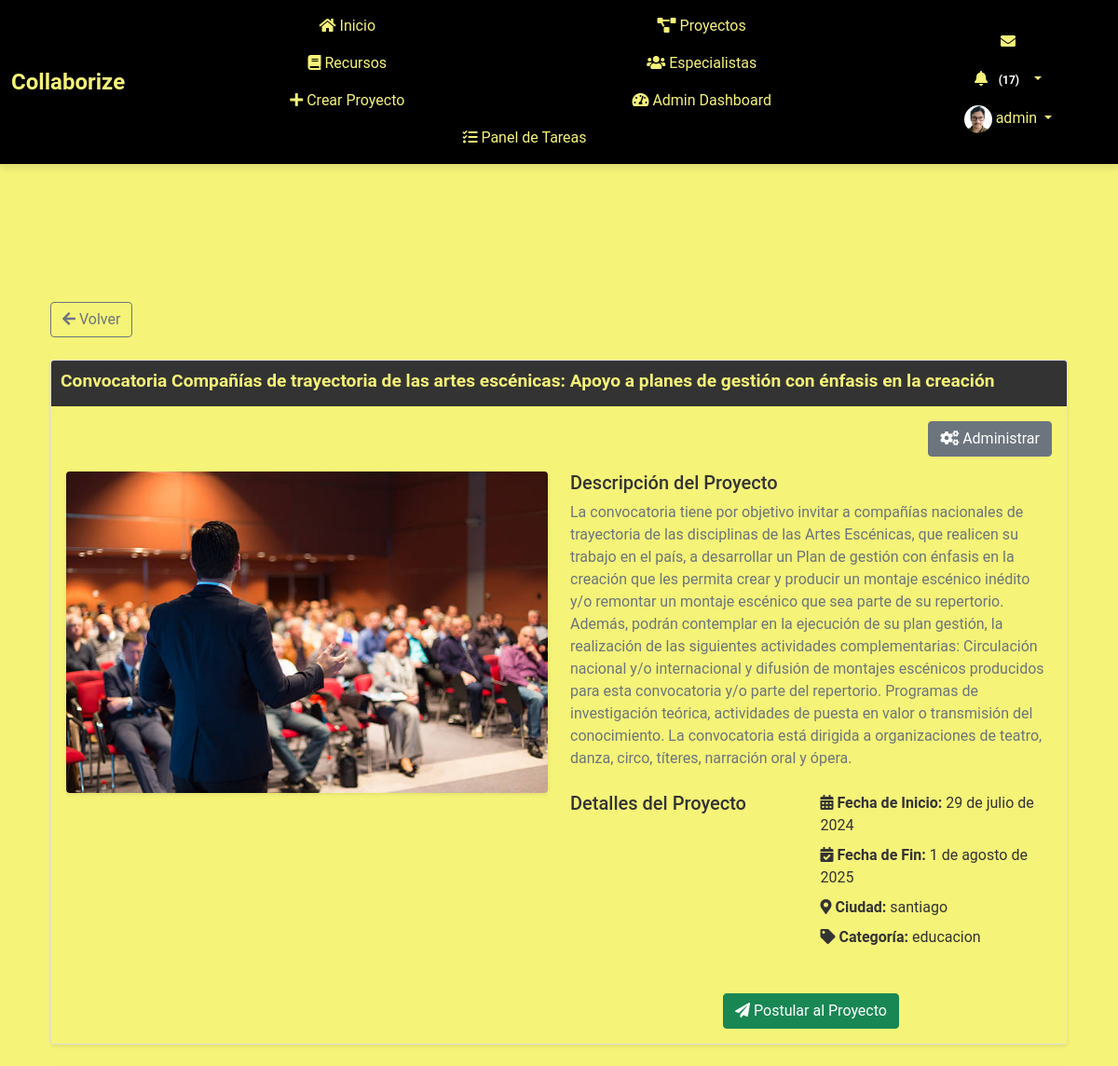
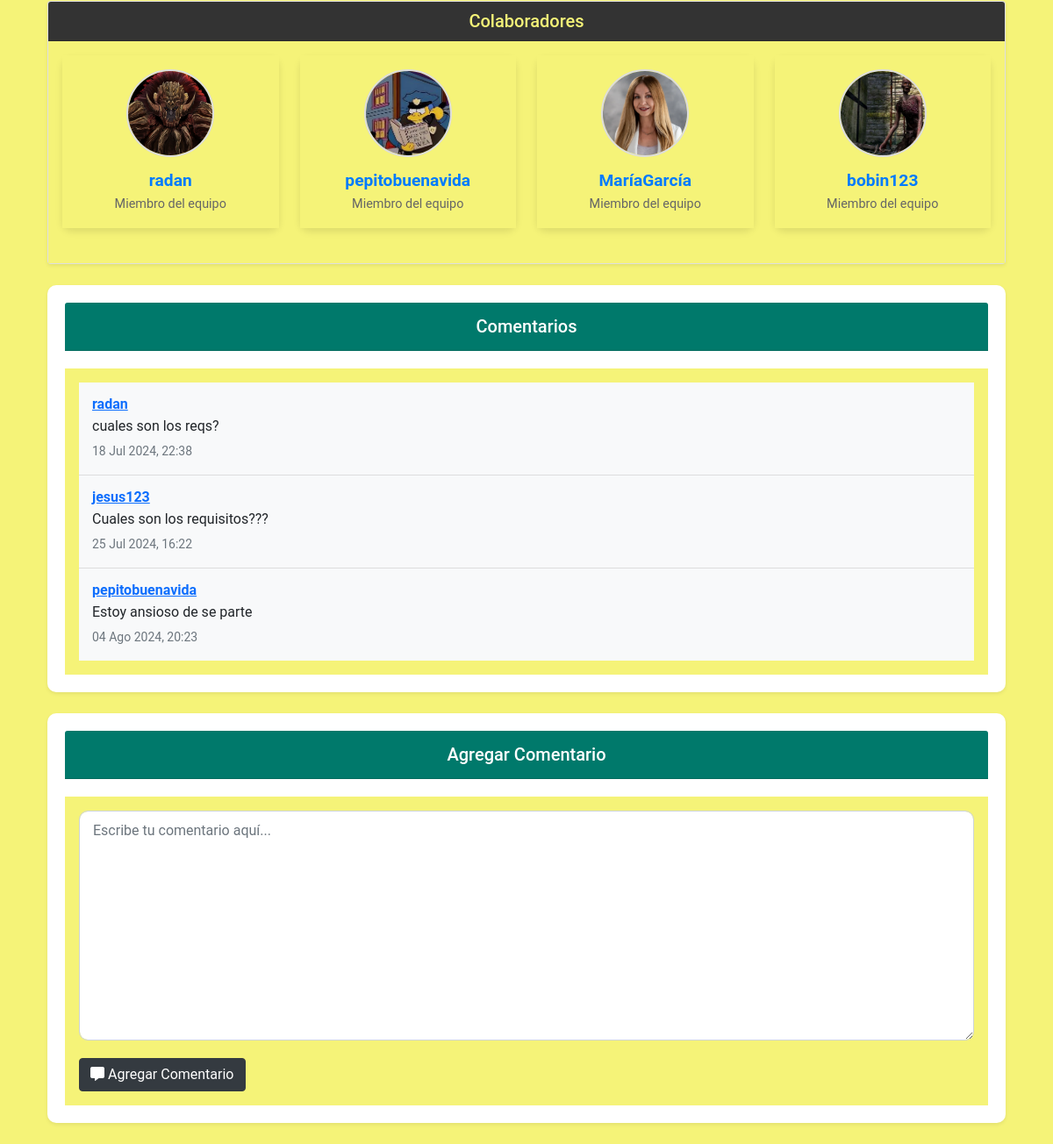
The page /proyectos/3/ (signed in) on the database its author committed (2 pictures, top to bottom).
### myapp/models.py (models this page shows, shortened)
class Perfil(models.Model):
    user = models.OneToOneField(User, on_delete=models.CASCADE)
    nombre = models.CharField(max_length=30, blank=True, null=True)
    apellido = models.CharField(max_length=30, blank=True, null=True)
    telefono = models.CharField(max_length=15, blank=True, null=True)
    fecha_nacimiento = models.DateField(null=True, blank=True)
    avatar = models.ImageField(upload_to='avatars/', null=True, blank=True)
    website = models.URLField(max_length=200, blank=True, null=True)
    twitter = models.URLField(max_length=200, blank=True, null=True)
    facebook = models.URLField(max_length=200, blank=True, null=True)
    linkedin = models.URLField(max_length=200, blank=True, null=True)
    habilidades = models.TextField(blank=True, null=True)
    experiencia = models.TextField(blank=True, null=True)
    especialidad = models.CharField(max_length=200,blank=True, null=True)
    ubicacion = models.CharField(max_length=200,blank=True, null=True)
    disponibilidad = models.BooleanField(blank=True, null=True)

class Proyecto(models.Model):
    nombre = models.CharField(max_length=200)
    descripcion = models.TextField()
    fecha_inicio = models.DateField()
    fecha_fin = models.DateField()
    ciudad = models.CharField(max_length=100, blank=True, null=True)
    imagen = models.ImageField(upload_to='proyectos/', blank=True, null=True)
    categoria = models.CharField(max_length=100, choices=[
        ('tecnologia', 'Tecnología'),
        ('educacion', 'Educación'),
        ('salud', 'Salud'),
        ('finanzas', 'Finanzas'),
        ('energia', 'Energía'),
        ('animales', 'Animales'),
    ], default='tecnologia')
    creador = models.ForeignKey(User, on_delete=models.CASCADE, related_name='proyectos_creados')
    colaboradores = models.ManyToManyField(User, related_name='proyectos_colaborados', blank=True)

class Postulacion(models.Model):
    ESTADO_CHOICES = [
        ('pendiente', 'Pendiente'),
        ('aceptada', 'Aceptada'),
        ('rechazada', 'Rechazada'),
    ]
    proyecto = models.ForeignKey(Proyecto, on_delete=models.CASCADE)
    usuario = models.ForeignKey(User, on_delete=models.CASCADE)
    estado = models.CharField(max_length=10, choices=ESTADO_CHOICES, default='pendiente')
    fecha_postulacion = models.DateTimeField(auto_now_add=True)
    class Meta:
        unique_together = ('proyecto', 'usuario')

class Comentario(models.Model):
    proyecto = models.ForeignKey(Proyecto, related_name='comentarios', on_delete=models.CASCADE)
    autor = models.ForeignKey(User, on_delete=models.CASCADE)
    texto = models.TextField()
    fecha_creacion = models.DateTimeField(auto_now_add=True)

### myapp/views.py (the view)
# urls.py: path('proyectos/<int:proyecto_id>/', views.proyecto_detalle, name='proyecto_detalle'),
@login_required
def proyecto_detalle(request, proyecto_id):
    proyecto = get_object_or_404(Proyecto, id=proyecto_id)
    comentarios = proyecto.comentarios.all()
    if request.method == 'POST':
        form = ComentarioForm(request.POST)
        if form.is_valid():
            comentario = form.save(commit=False)
            comentario.proyecto = proyecto
            comentario.autor = request.user
            comentario.save()
            messages.success(request, 'Comentario agregado exitosamente.')
            return redirect('proyecto_detalle', proyecto_id=proyecto.id)
        else:
            messages.error(request, 'Error al agregar el comentario.')
    else:
        form = ComentarioForm()
    aceptados = proyecto.postulacion_set.filter(estado='aceptada')
    return render(request, 'myapp/proyecto_detalle.html', {
        'proyecto': proyecto,
        'comentarios': comentarios,
        'form': form,
        'aceptados': aceptados,
    })

### myapp/templates/myapp/proyecto_detalle.html (shortened to what this page needs)
{% extends "myapp/base.html" %}
{% load static %}
{% load custom_filters %}
{% block extra_css %}
<link rel="stylesheet" href="{% static 'myapp/css/proyecto_detalle.css' %}">
{% endblock %}
{% block content %}
<div class="container mt-5">
    <div class="back-button mb-4">
        <a href="{% url 'proyecto_lista' %}" class="btn btn-outline-secondary">
            <i class="fas fa-arrow-left"></i> Volver
        </a>
    </div>
    <div class="card mb-4 shadow-sm">
        <div class="card-header d-flex justify-content-between align-items-center">
            <h2 class="card-title">{{ proyecto.nombre }}</h2>
        </div>
        <div class="card-body">
            <div class="row mb-3">
                <div class="col text-end">
                    {% if user.is_staff %}
                    <button type="button" class="btn btn-secondary" data-bs-toggle="modal" data-bs-target="#adminModal">
                        <i class="fas fa-cogs"></i> Administrar
                    </button>
                    {% endif %}
                </div>
            </div>
            <div class="row">
                <div class="col-md-6 mb-4">
                    <div class="project-image text-center">
                        {% if proyecto.imagen %}
                        <img src="{{ proyecto.imagen.url }}" alt="{{ proyecto.nombre }}" class="img-fluid rounded shadow-sm">
                        {% else %}
                        <p>No hay imagen disponible.</p>
                        {% endif %}
                    </div>
                </div>
                <div class="col-md-6">
                    <div class="project-info mb-4">
                        <h5>Descripción del Proyecto</h5>
                        <p class="text-muted">{{ proyecto.descripcion }}</p>
                    </div>
                    <div class="project-details mb-4">
                        <h5>Detalles del Proyecto</h5>
                        <ul class="list-unstyled">
                            <li class="mb-2"><i class="fas fa-calendar-alt"></i> <strong>Fecha de Inicio:</strong> {{ proyecto.fecha_inicio }}</li>
                            <li class="mb-2"><i class="fas fa-calendar-check"></i> <strong>Fecha de Fin:</strong> {{ proyecto.fecha_fin }}</li>
                            <li class="mb-2"><i class="fas fa-map-marker-alt"></i> <strong>Ciudad:</strong> {{ proyecto.ciudad }}</li>
                            <li class="mb-2"><i class="fas fa-tag"></i> <strong>Categoría:</strong> {{ proyecto.categoria }}</li>
                        </ul>
                    </div>
                    <div class="text-center">
                        <form method="post" action="{% url 'postular_proyecto' proyecto.id %}">
                            <button type="submit" class="btn btn-success btn-block"><i class="fas fa-paper-plane"></i> Postular al Proyecto</button>
                        </form>
                    </div>
                </div>
            </div>
        </div>
    </div>
    <div class="card mb-4 shadow-sm">
        <div class="card-header text-center">
            <h5 class="mb-0">Colaboradores</h5>
        </div>
        <div class="card-body">
            {% if aceptados %}
                <div class="row">
                    {% for aceptado in aceptados %}
                        <div class="col-md-3 mb-4">
                            <div class="card card-aceptado text-center">
                                <div class="card-body">
                                    <div class="avatar-container">
                                        {% if aceptado.usuario.perfil.avatar %}
                                            <img src="{{ aceptado.usuario.perfil.avatar.url }}" alt="{{ aceptado.usuario.username }}" class="avatar">
                                        {% else %}
                                            <img src="{% static 'myapp/images/default_avatar.png' %}" alt="{{ aceptado.usuario.username }}" class="avatar">
                                        {% endif %}
                                    </div>
                                    <h5 class="card-title">
                                        <a href="{% url 'ver_perfil' aceptado.usuario.id %}">{{ aceptado.usuario.username }}</a>
                                    </h5>
                                    <p class="card-text">{{ aceptado.usuario.perfil.descripcion|default:"Miembro del equipo" }}</p>
                                </div>
                            </div>
                        </div>
                    {% endfor %}
                </div>
            {% else %}
                <p>No hay colaboradores aceptados.</p>
            {% endif %}
        </div>
    </div>
    <div class="card card-comments mb-4 shadow-sm">
        <div class="card-header custom-header">
            <h5 class="mb-0">Comentarios</h5>
        </div>
        <div class="card-body">
            <ul class="list-group list-group-flush">
                {% for comentario in comentarios %}
                <li class="list-group-item d-flex justify-content-between align-items-start">
                    <div>
                        <h6 class="fw-bold mb-1">
                            <a href="{% url 'ver_perfil' comentario.autor.id %}">{{ comentario.autor.username }}</a>
                        </h6>
                        <p class="mb-1">{{ comentario.texto }}</p>
                        <small class="text-muted">{{ comentario.fecha_creacion|date:"d M Y, H:i" }}</small>
                    </div>
                </li>
                {% endfor %}
            </ul>
        </div>
    </div>
    <div class="card card-form mb-4 shadow-sm">
        <div class="card-header custom-header">
            <h5 class="mb-0">Agregar Comentario</h5>
        </div>
        <div class="card-body">
            <form method="post">
                <div class="form-group">
                    {{ form.texto|add_class:"form-control" }}
                </div>
                <button type="submit" class="btn btn-primary"><i class="fas fa-comment-alt"></i> Agregar Comentario</button>
            </form>
        </div>
    </div>
</div>
{% endblock %}

### myapp/templates/myapp/base.html (shortened to what this page needs)
<!DOCTYPE html>
<html lang="es">
<head>
    {% load static %}
    <link rel="stylesheet" href="https://cdn.jsdelivr.net/npm/bootstrap@5.1.3/dist/css/bootstrap.min.css">
    <link rel="stylesheet" href="https://cdnjs.cloudflare.com/ajax/libs/font-awesome/5.15.4/css/all.min.css">
    <link rel="stylesheet" href="https://cdn.jsdelivr.net/npm/@icon/entypo@1.0.3/entypo.css">
    <link rel="stylesheet" href="https://cdnjs.cloudflare.com/ajax/libs/bootstrap-datepicker/1.9.0/css/bootstrap-datepicker.min.css">
    <link rel="stylesheet" href="{% static 'css/style.css' %}">
    <link rel="stylesheet" href="{% static 'css/ver_perfil.css' %}">
    <link rel="stylesheet" href="{% static 'css/register.css' %}">
    {% block extra_css %}{% endblock %}
</head>
<body>
    {% if user.is_authenticated %}
    <header>
        <nav class="navbar navbar-expand-lg fixed-top custom-navbar">
            <div class="container-fluid d-flex justify-content-between align-items-center">
                <a class="navbar-brand" href="{% url 'index' %}">
                    <span style="font-weight: bold; color: #f5f378; font-size: 1.5rem;">Collaborize</span>
                </a>
                <div class="collapse navbar-collapse justify-content-between" id="navbarNav">
                    <ul class="navbar-nav mx-auto">
                        <li class="nav-item"><a class="nav-link" href="{% url 'index' %}"><i class="fas fa-home"></i> Inicio</a></li>
                        <li class="nav-item"><a class="nav-link" href="{% url 'proyecto_lista' %}"><i class="fas fa-project-diagram"></i> Proyectos</a></li>
                        <li class="nav-item"><a class="nav-link" href="{% url 'listar_recursos' %}"><i class="fas fa-book"></i> Recursos</a></li>
                        <li class="nav-item"><a class="nav-link" href="{% url 'listar_especialistas' %}"><i class="fas fa-users"></i> Especialistas</a></li>
                        {% if user.is_staff %}
                        <li class="nav-item"><a class="nav-link" href="{% url 'crear_proyecto' %}"><i class="fas fa-plus"></i> Crear Proyecto</a></li>
                        <li class="nav-item"><a class="nav-link" href="{% url 'admin_dashboard' %}"><i class="fas fa-tachometer-alt"></i> Admin Dashboard</a></li>
                        <li class="nav-item"><a class="nav-link" href="{% url 'admin_panel_tareas' %}"><i class="fas fa-tasks"></i> Panel de Tareas</a></li>
                        {% endif %}
                    </ul>
                    <ul class="navbar-nav ms-auto">
                        <li class="nav-item">
                            <a class="nav-link" href="{% url 'listar_mensajes' %}"><i class="fas fa-envelope"></i>
                            </a>
                        </li>
                        <li class="nav-item dropdown">
                            <a class="nav-link dropdown-toggle" href="#" id="notificacionesDropdown" role="button" data-bs-toggle="dropdown" aria-haspopup="true" aria-expanded="false">
                                <i class="fas fa-bell"></i>
                                <span id="notificaciones-count" class="badge badge-danger"></span>
                            </a>
                        </li>
                        <li class="nav-item dropdown">
                            <a class="nav-link dropdown-toggle" href="#" id="perfilDropdown" role="button" data-bs-toggle="dropdown" aria-haspopup="true" aria-expanded="false">
                                <img src="{% if user.perfil.avatar %}{{ user.perfil.avatar.url }}{% else %}{% static 'images/default_avatar.png' %}{% endif %}" alt="Foto de perfil" class="rounded-circle" width="30" height="30">
                                {{ user.username }}
                            </a>
                        </li>
                    </ul>
                </div>
            </div>
        </nav>
    </header>
    {% endif %}
    <main class="container">
        {% block content %}{% endblock %}
    </main>
</body>
</html>

### rows shown on the page
Proyecto: nombre "Convocatoria Compañías de trayectoria de las artes escénicas: Apoyo a planes de gestión con énfasis en la creación", imagen (picture), descripcion "La convocatoria tiene por objetivo invitar a compañías nacionales de trayectoria de las disciplinas de las Artes Escénicas, que realicen su trabajo en el país, a desarrollar un Plan de gestión con énfasis en la creación que les permita crear y producir un montaje escénico inédito y/o remontar un montaje escénico que sea parte de su repertorio. Además, podrán contemplar en la ejecución de su plan gestión, la realización de las siguientes actividades complementarias: Circulación nacional y/o internacional y difusión de montajes escénicos producidos para esta convocatoria y/o parte del repertorio. Programas de investigación teórica, actividades de puesta en valor o transmisión del…", fecha_inicio "29 de julio de 2024", fecha_fin "1 de agosto de 2025", ciudad "santiago", categoria "educacion"
Postulacion: usuario.perfil.avatar (picture), usuario.username "radan", usuario.perfil.descripcion "Miembro del equipo"
Postulacion: usuario.perfil.avatar (picture), usuario.username "pepitobuenavida", usuario.perfil.descripcion "Miembro del equipo"
Postulacion: usuario.perfil.avatar (picture), usuario.username "MaríaGarcía", usuario.perfil.descripcion "Miembro del equipo"
Postulacion: usuario.perfil.avatar (picture), usuario.username "bobin123", usuario.perfil.descripcion "Miembro del equipo"
Comentario: autor.username "radan", texto "cuales son los reqs?", fecha_creacion "18 Jul 2024, 22:38"
Comentario: autor.username "jesus123", texto "Cuales son los requisitos???", fecha_creacion "25 Jul 2024, 16:22"
Comentario: autor.username "pepitobuenavida", texto "Estoy ansioso de se parte", fecha_creacion "04 Ago 2024, 20:23"

### other values the page prints
{{ user.username }} "admin"
